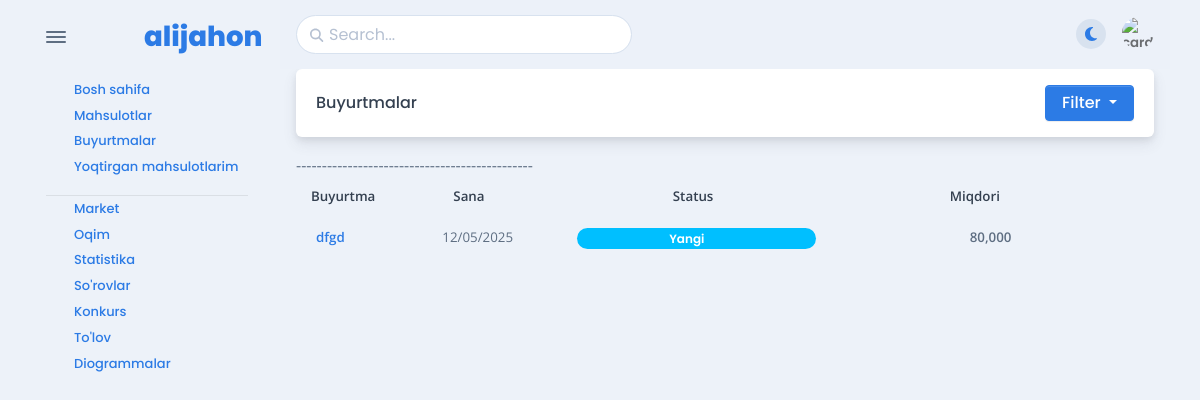
The app's page /orders (signed in) with its own data.
### apps/models.py (models this page shows, shortened)
class Order(Model):
    class StatusType(TextChoices):
        NEW = "new", "New"
        PENDING = "pending","Pending"
        COMPLETED = "completed","Completed"
        CANCELED = "canceled","Canceled"
        READY_TO_ORDER = "ready_to_order","Ready To Order"
        DELIVERING = "delivering","Delivering"
        ARCHIVED = "archived","Archived"
        DELIVERED = "delivered","Delivered"
        NOT_PICK_UP = "not_pick_up","Not pick up"
        CANCEL_CALL = "cancel_call","Cancel_call"
        CONFIRMED = "confirmed","Confirmed"
    full_name = CharField(max_length=200)
    owner = ForeignKey("apps.User",on_delete=SET_NULL,null=True,blank=True,related_name="orders")
    phone_number = CharField(max_length=20)
    ordered_at = DateTimeField(auto_now_add=True)
    threed = ForeignKey("apps.Thread",on_delete=SET_NULL,null=True,blank=True,related_name="orders")
    product = ForeignKey("apps.Product",on_delete=CASCADE ,null=True ,blank=True,related_name="thread_order")
    district = ForeignKey("apps.District",on_delete=SET_NULL,related_name="district",null=True,blank=True)
    quantity = IntegerField(default=1)
    status = CharField(max_length=15,choices=StatusType,default=StatusType.NEW)
    update_at = DateTimeField(auto_now=True)
    comment_operator = CharField(max_length=255,null=True,blank=True)
    send_order = DateTimeField(null=True,blank=True)
    operator = CharField(max_length=255,null=True,blank=True)
    deliver = CharField(max_length=255,null=True,blank=True)
    total_amount = CharField(max_length=255,blank=True,null=True)
    price  = IntegerField()

### apps/views/order.py (the view)
class  ProductOrdersListView(ListView):
    template_name = "orders_product/order_product.html"
    context_object_name ="orders"
    def get_queryset(self):
        orders = Order.objects.filter(owner_id=self.request.user.id)
        status = self.request.GET.get("status")
        if status:
            orders = orders.filter(status=status)
        return orders

### templates/orders_product/order_product.html (shortened to what this page needs)
{% extends "apps/auth/auth.html" %}
{% load humanize %}
{% block body %}
      <div class="card mb-3" id="ordersTable" data-list="{&quot;valueNames&quot;:[&quot;order&quot;,&quot;date&quot;,&quot;address&quot;,&quot;status&quot;,&quot;amount&quot;],&quot;page&quot;:10,&quot;pagination&quot;:true}">
            <div class="card-header">
                <div class="row flex-between-center">
                <div class="col-4 col-sm-auto d-flex align-items-center pe-0">
                  <h5 class="fs-0 mb-0 text-nowrap py-2 py-xl-0">
                      <font style="vertical-align: inherit;">
                          <font style="vertical-align: inherit;">Buyurtmalar</font></font></h5>
                </div>
                <div class="col-8 col-sm-auto ms-auto text-end ps-0">
                <div class="btn-group">
                  <form action="{% url "orders" %}" method="get">
                <div class="dropdown">
                    <button class="btn btn-primary dropdown-toggle" type="button" id="filterDropdown" data-bs-toggle="dropdown" aria-expanded="false">
                        Filter
                    </button>
                </div>
</form>
</div>
</div>
            </div>
                </div>
              </div>
            <div class="card-body p-0">
              <div class="table-responsive scrollbar">
                <table class="table table-sm table-striped fs--1 mb-0 overflow-hidden">
                  <thead class="bg-200 text-900">
                    <tr>
                        <th class="sort pe-1 align-middle white-space-nowrap" data-sort="order" style="padding: 10px 15px;">
                            <font style="vertical-align: inherit;">Buyurtma</font>
                        </th>
                        <th class="sort pe-1 align-middle white-space-nowrap" data-sort="order" style="padding: 10px 15px;">
                            <font style="vertical-align: inherit;">Sana</font>
                        </th>
                        <th class="sort pe-1 align-middle white-space-nowrap" data-sort="order" style="padding: 10px 100px;">
                            <font style="vertical-align: inherit;">Status</font>
                        </th>
                         <th class="sort pe-1 align-middle white-space-nowrap" data-sort="order" style="padding: 10px 130px;">
                            <font style="vertical-align: inherit;">Miqdori</font>
                        </th>
                    </tr>
                  </thead>
                  {% for order in orders %}
                             <tr class="btn-reveal-trigger">
                                <td class="order py-2 align-middle white-space-nowrap">
                                  <a href="../../../app/e-commerce/orders/order-details.html">
                                    <strong>{{ order.full_name }}</strong>
                                  </a>
                                </td>
                                <td class="date py-2 align-middle">
                                 {{ order.ordered_at|date:"d/m/Y"}}
                                </td>
                                {% if order.status == "new" %}
                                         <td class="status py-2 align-middle text-center fs-0 white-space-nowrap">
                                        <span class="badge badge rounded-pill d-block badge-soft-success" style="background-color: deepskyblue; color: white;">
                                            Yangi
                                          <svg class="svg-inline--fa fa-check fa-w-16 ms-1" data-fa-transform="shrink-2" aria-hidden="true" focusable="false" data-prefix="fas" data-icon="check" role="img" xmlns="http://www.w3.org/2000/svg" viewBox="0 0 512 512">
                                               <path fill="darkgoldenrod"> </path>
                                            </svg>
                                            </span>
                                          </td>
                                 {% endif %}
                                  <th class="sort pe-1 align-middle white-space-nowrap" data-sort="order" style="padding: 10px 150px;">
                                          {{order.total_amount|floatformat:0|intcomma}}
                        </th>
                  {% endfor %}
{% endblock %}

### templates/apps/auth/auth.html (style rules this page uses)
body { font-family: Arial, sans-serif; text-align: center; }

### records on screen
Order: full_name "dfgd", ordered_at "12/05/2025", status "Yangi", total_amount "80,000"
